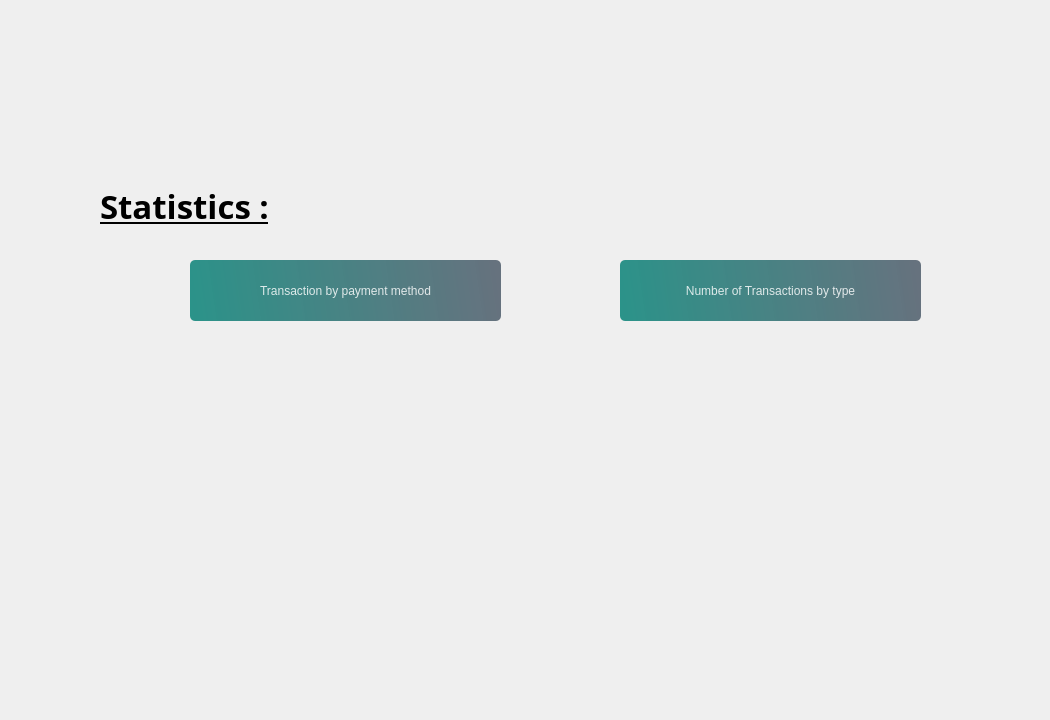
            <widget class="QWidget" name="page">
             <widget class="QLabel" name="label_56">
              <property name="geometry">
               <rect>
                <x>170</x>
                <y>340</y>
                <width>351</width>
                <height>251</height>
               </rect>
              </property>
              <property name="text">
               <string/>
              </property>
              <property name="pixmap">
               <pixmap>img/Nouveau dossier/mariem.jpeg</pixmap>
              </property>
             </widget>
             <widget class="QLabel" name="label_62">
              <property name="geometry">
               <rect>
                <x>510</x>
                <y>420</y>
                <width>531</width>
                <height>291</height>
               </rect>
              </property>
              <property name="text">
               <string/>
              </property>
              <property name="pixmap">
               <pixmap>img/Nouveau dossier/mariem1.jpeg</pixmap>
              </property>
             </widget>
             <widget class="QLabel" name="label_74">
              <property name="geometry">
               <rect>
                <x>100</x>
                <y>160</y>
                <width>281</width>
                <height>91</height>
               </rect>
              </property>
              <property name="font">
               <font>
                <family>Segoe UI Variable Display Semib</family>
                <pointsize>25</pointsize>
                <italic>false</italic>
                <bold>true</bold>
                <underline>true</underline>
               </font>
              </property>
              <property name="text">
               <string>Statistics :</string>
              </property>
             </widget>
             <widget class="QPushButton" name="pushButton_statpiechart">
              <property name="geometry">
               <rect>
                <x>190</x>
                <y>260</y>
                <width>311</width>
                <height>61</height>
               </rect>
              </property>
              <property name="styleSheet">
               <string notr="true">
#pushButton_21{
color: rgb(0, 0, 0);
}
QPushButton, #pushButton_21{
	background-color: qlineargradient(spread:pad, x1:0, y1:0.505682, x2:1, y2:0.477, stop:0 rgba(11, 131, 120, 219), stop:1 rgba(85, 98, 112, 226));
	color:rgba(255, 255, 255, 210);
	border-radius:5px;
}

QPushButton#pushButton_21:hover{
	background-color: qlineargradient(spread:pad, x1:0, y1:0.505682, x2:1, y2:0.477, stop:0 rgba(150, 123, 111, 219), stop:1 rgba(85, 81, 84, 226));
}

QPushButton#pushButton_21:pressed{
	padding-left:5px;
	padding-top:5px;
	background-color:rgba(150, 123, 111, 255);
}
</string>
              </property>
              <property name="text">
               <string>Transaction by payment method</string>
              </property>
             </widget>
             <widget class="QPushButton" name="pushButton_stathistogramme">
              <property name="geometry">
               <rect>
                <x>620</x>
                <y>260</y>
                <width>301</width>
                <height>61</height>
               </rect>
              </property>
              <property name="styleSheet">
               <string notr="true">
#pushButton_21{
color: rgb(0, 0, 0);
}
QPushButton, #pushButton_21{
	background-color: qlineargradient(spread:pad, x1:0, y1:0.505682, x2:1, y2:0.477, stop:0 rgba(11, 131, 120, 219), stop:1 rgba(85, 98, 112, 226));
	color:rgba(255, 255, 255, 210);
	border-radius:5px;
}

QPushButton#pushButton_21:hover{
	background-color: qlineargradient(spread:pad, x1:0, y1:0.505682, x2:1, y2:0.477, stop:0 rgba(150, 123, 111, 219), stop:1 rgba(85, 81, 84, 226));
}

QPushButton#pushButton_21:pressed{
	padding-left:5px;
	padding-top:5px;
	background-color:rgba(150, 123, 111, 255);
}
</string>
              </property>
              <property name="text">
               <string>Number of Transactions by type</string>
              </property>
             </widget>
            </widget>
